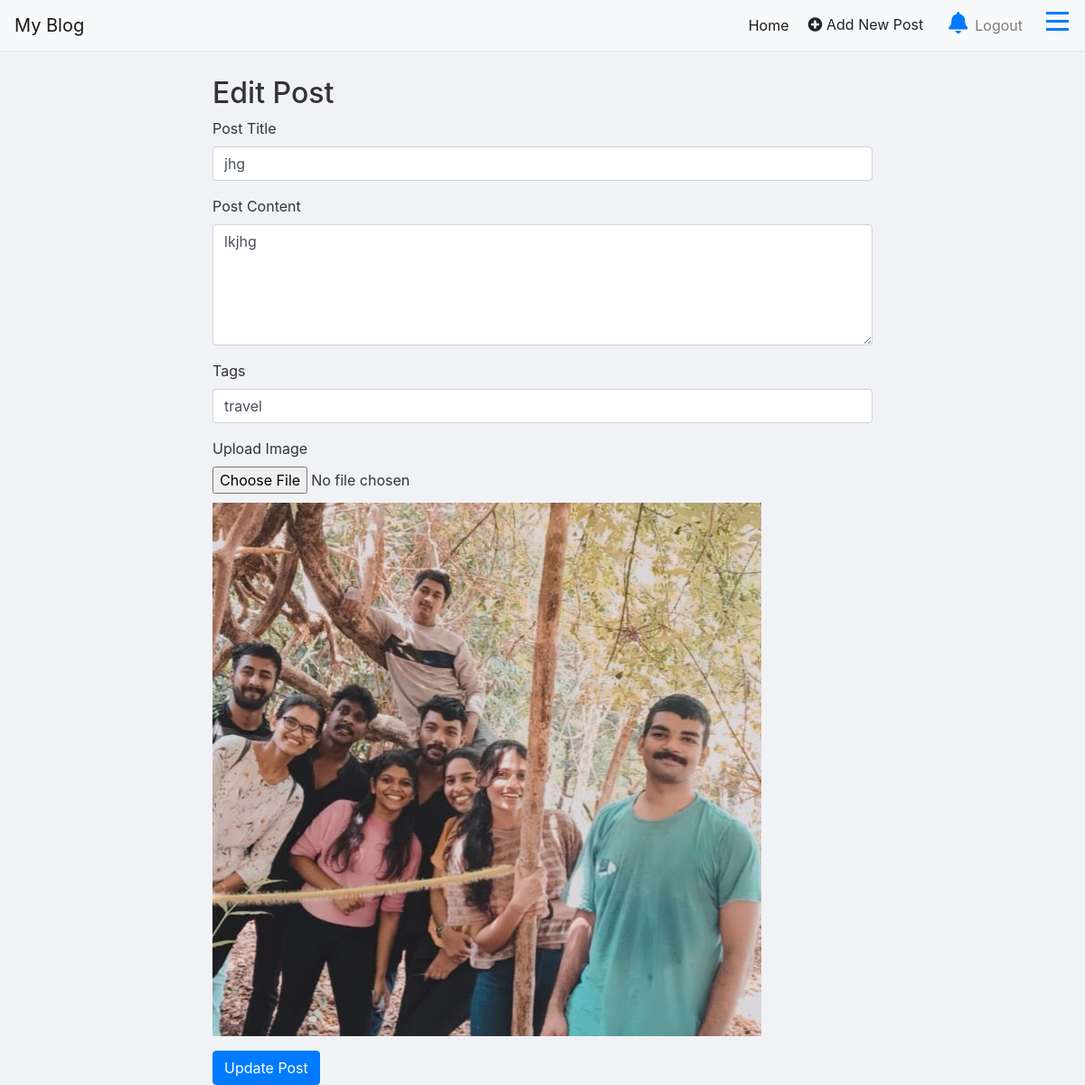
Screenshot of /edit_post/2/ (signed in) with the database file from the repository.
### blog/models.py (models this page shows)
class Post(models.Model):
    title = models.CharField(max_length=100)
    content = models.TextField()
    author = models.ForeignKey(User, on_delete=models.CASCADE)
    tag=models.CharField(max_length=50,blank=True, null=True)
    image = models.ImageField(upload_to='post_images/', blank=True, null=True)  # New image field
    created_at = models.DateTimeField(auto_now_add=True)
    updated_at = models.DateTimeField(auto_now=True)
    is_available = models.BooleanField(default=True)

### blog/views.py (the view, shortened to what this page needs)
# urls.py: path('edit_post/<int:post_id>/', views.edit_post, name='edit_post'),
@login_required
def edit_post(request, post_id):
    post = get_object_or_404(Post, id=post_id)
    return render(request, 'editpost.html', {'post': post})

### templates/editpost.html (shortened to what this page needs)
{% extends "layout/base.html" %}
{% load static %}
{% block content %}
<div class="container mt-4">
    <div class="row justify-content-center">
        <div class="col-md-8">
            <h2>Edit Post</h2>
            <form method="POST" enctype="multipart/form-data" action="{% url 'edit_post' post.id %}" id="editPostForm">
                <div class="form-group">
                    <label for="title">Post Title</label>
                    <input type="text" class="form-control" id="title" name="title" placeholder="Enter post title" value="{{ post.title }}" required>
                </div>
                <div class="form-group">
                    <label for="content">Post Content</label>
                    <textarea class="form-control" id="content" name="content" rows="5" placeholder="Enter post content" required>{{ post.content }}</textarea>
                </div>
                <div class="form-group">
                    <label for="tags">Tags</label>
                    <input type="text" class="form-control" id="tags" name="tags" placeholder="Enter tags, separated by commas" value="{{ post.tag }}">
                </div>
                <div class="form-group">
                    <label for="image">Upload Image</label>
                    <input type="file" class="form-control-file" id="image" name="image">
                    {% if post.image %}
                    <img src="{{ post.image.url }}" alt="Current Image" style="max-width: 100%; margin-top: 10px;">
                    {% endif %}
                </div>
                <button type="submit" class="btn btn-primary">Update Post</button>
            </form>
        </div>
    </div>
</div>
{% endblock %}

### templates/layout/base.html (style rules this page uses)
body { background-color: #f0f2f5; color: #333; padding-top: 60px; }
.btn-primary { background-color: #007bff; border-color: #007bff; }

### rows the page displays
Post: title "jhg", content "lkjhg", tags "travel", image (picture)
